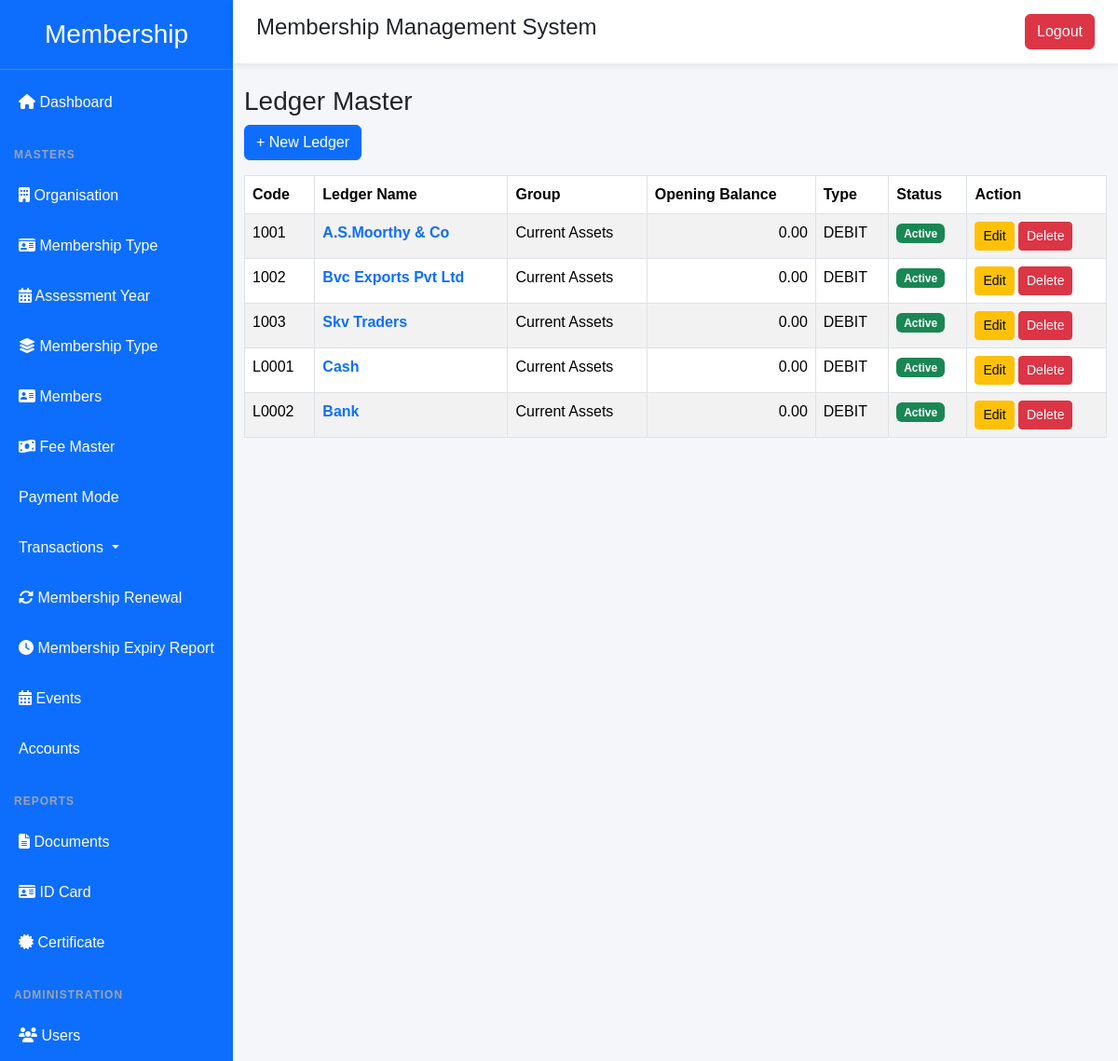
Page /ledger/ (signed in) on the earlier database version.
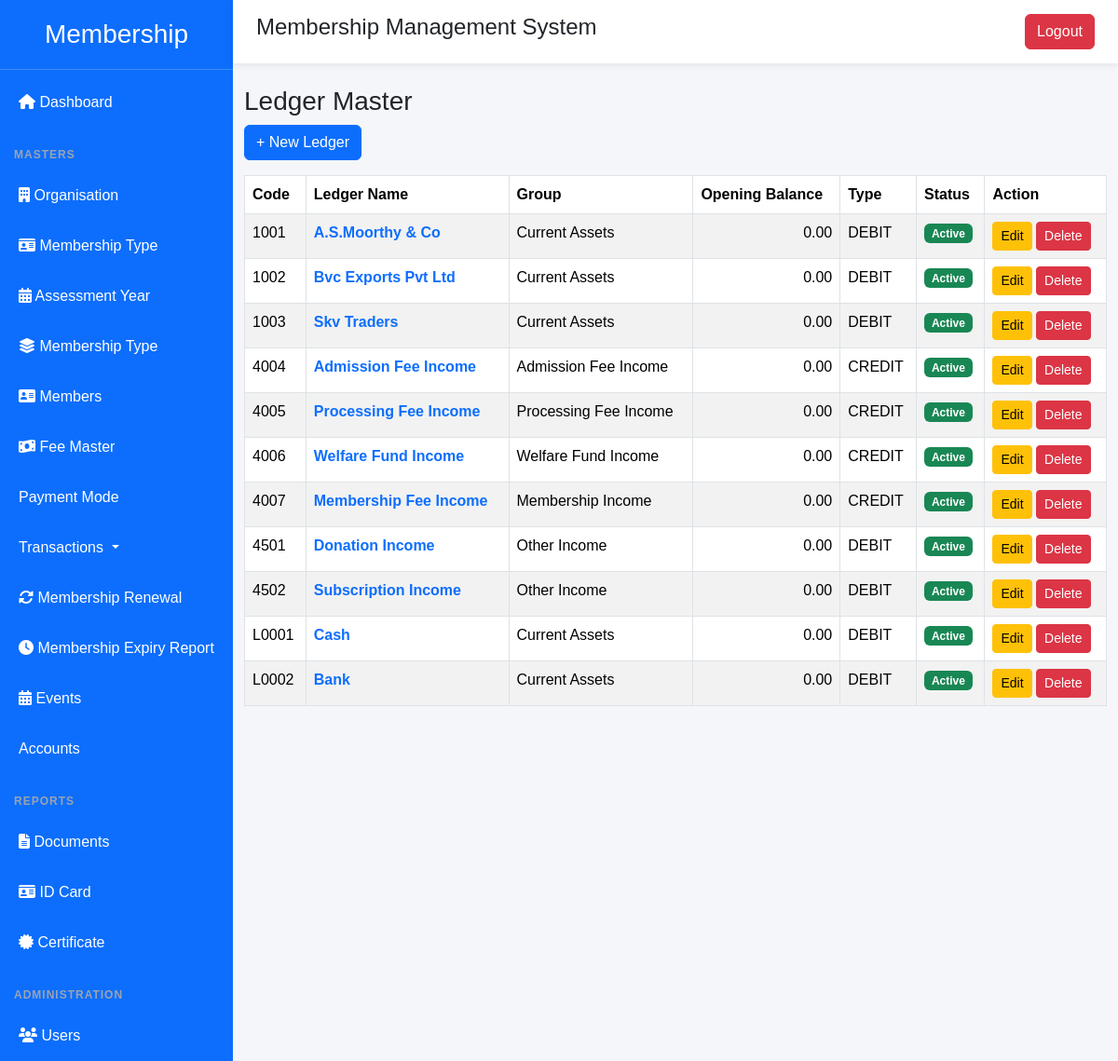
Same page on the later database version.
### membership/models.py (models this page shows, shortened)
class Ledger(models.Model):
    OPENING_TYPE = (
        ("DEBIT", "Debit"),
        ("CREDIT", "Credit"),
    )
    ledger_code = models.CharField(
        max_length=20,
        unique=True
    )
    ledger_name = models.CharField(
        max_length=100,
        unique=True
    )
    group = models.ForeignKey(
        AccountGroup,
        on_delete=models.PROTECT,
        related_name="ledgers"
    )
    opening_balance = models.DecimalField(
        max_digits=12,
        decimal_places=2,
        default=0
    )
    opening_type = models.CharField(
        max_length=10,
        choices=OPENING_TYPE,
        default="DEBIT"
    )
    remarks = models.TextField(
        blank=True
    )
    is_system = models.BooleanField(
        default=False
    )
    is_active = models.BooleanField(
        default=True
    )
    created_at = models.DateTimeField(
        auto_now_add=True
    )
    updated_at = models.DateTimeField(
        auto_now=True
    )
    class Meta:
        ordering = ["ledger_code"]

class AccountGroup(models.Model):
    GROUP_TYPES = (
        ("ASSET", "Asset"),
        ("LIABILITY", "Liability"),
        ("DIRECT_INCOME", "Direct Income"),
        ("INDIRECT_INCOME", "Indirect Income"),
        ("DIRECT_EXPENSE", "Direct Expense"),
        ("INDIRECT_EXPENSE", "Indirect Expense"),
    )
    name = models.CharField(
        max_length=100,
        unique=True
    )
    parent = models.ForeignKey(
        "self",
        on_delete=models.PROTECT,
        null=True,
        blank=True,
        related_name="children"
    )
    nature = models.CharField(
        max_length=20,
        choices=GROUP_TYPES
    )
    display_order = models.PositiveIntegerField(
        default=0
    )
    is_system = models.BooleanField(
        default=False
    )
    is_active = models.BooleanField(
        default=True
    )
    created_at = models.DateTimeField(
        auto_now_add=True
    )
    updated_at = models.DateTimeField(
        auto_now=True
    )
    code_prefix = models.PositiveIntegerField(
    unique=True,
    null=True,
    blank=True
)
    class Meta:
        ordering = ["display_order", "name"]
        verbose_name = "Account Group"
        verbose_name_plural = "Account Groups"

### membership/views.py (the view)
@login_required(login_url="login")
def ledger_list(request):
    ledgers = Ledger.objects.select_related(
        "group"
    ).all()
    return render(
        request,
        "membership/account/ledger_list.html",
        {
            "ledgers": ledgers
        }
    )

### membership/templates/membership/account/ledger_list.html (shortened to what this page needs)
{% extends "membership/base.html" %}
{% block content %}
<h3>Ledger Master</h3>
<a href="{% url 'ledger_create' %}"
   class="btn btn-primary mb-3">
    + New Ledger
</a>
<table class="table table-bordered table-striped">
<thead>
<tr>
<th>Code</th>
<th>Ledger Name</th>
<th>Group</th>
<th>Opening Balance</th>
<th>Type</th>
<th>Status</th>
<th>Action</th>
</tr>
</thead>
<tbody>
{% for l in ledgers %}
<tr>
<td>
{{ l.ledger_code }}
</td>
<td>
  <a href="{% url 'ledger_book' l.id %}"
       class="text-decoration-none fw-bold">
        {{ l.ledger_name }}
    </a>
</td>
<td>
{{ l.group.name }}
</td>
<td class="text-end">
{{ l.opening_balance }}
</td>
<td>
{{ l.opening_type }}
</td>
<td>
{% if l.is_active %}
<span class="badge bg-success">
Active
</span>
{% else %}
<span class="badge bg-secondary">
Inactive
</span>
{% endif %}
</td>
<td>
<a href="{% url 'ledger_edit' l.id %}"
   class="btn btn-sm btn-warning">
Edit
</a>
<a href="{% url 'ledger_delete' l.id %}"
   class="btn btn-sm btn-danger"
   onclick="return confirm('Delete this ledger?')">
Delete
</a>
</td>
</tr>
{% endfor %}
</tbody>
</table>
{% endblock %}

Differences in the rows shown:
added Ledger: ledger_code "4004", ledger_name "Admission Fee Income", group.name "Admission Fee Income", opening_balance "0.00", opening_type "CREDIT", is_active "Active"
added Ledger: ledger_code "4005", ledger_name "Processing Fee Income", group.name "Processing Fee Income", opening_balance "0.00", opening_type "CREDIT", is_active "Active"
added Ledger: ledger_code "4006", ledger_name "Welfare Fund Income", group.name "Welfare Fund Income", opening_balance "0.00", opening_type "CREDIT", is_active "Active"
added Ledger: ledger_code "4007", ledger_name "Membership Fee Income", group.name "Membership Income", opening_balance "0.00", opening_type "CREDIT", is_active "Active"
added Ledger: ledger_code "4501", ledger_name "Donation Income", group.name "Other Income", opening_balance "0.00", opening_type "DEBIT", is_active "Active"
added Ledger: ledger_code "4502", ledger_name "Subscription Income", group.name "Other Income", opening_balance "0.00", opening_type "DEBIT", is_active "Active"
